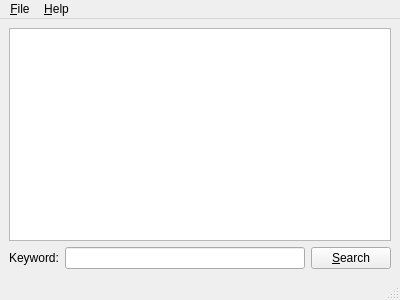
<ui version="4.0" >
 <class>MainWindow</class>
 <widget class="QMainWindow" name="MainWindow" >
  <property name="geometry" >
   <rect>
    <x>0</x>
    <y>0</y>
    <width>400</width>
    <height>300</height>
   </rect>
  </property>
  <property name="windowTitle" >
   <string>Pysozluk-Qt</string>
  </property>
  <property name="windowIcon" >
   <iconset>/usr/share/icons/hicolor/scalable/apps/pysozluk-qt.svg</iconset>
  </property>
  <widget class="QWidget" name="centralwidget" >
   <layout class="QGridLayout" >
    <property name="leftMargin" >
     <number>9</number>
    </property>
    <property name="topMargin" >
     <number>9</number>
    </property>
    <property name="rightMargin" >
     <number>9</number>
    </property>
    <property name="bottomMargin" >
     <number>9</number>
    </property>
    <property name="horizontalSpacing" >
     <number>6</number>
    </property>
    <property name="verticalSpacing" >
     <number>6</number>
    </property>
    <item row="1" column="1" >
     <widget class="QLineEdit" name="lineEdit" />
    </item>
    <item row="1" column="0" >
     <widget class="QLabel" name="label" >
      <property name="text" >
       <string>Keyword:</string>
      </property>
     </widget>
    </item>
    <item row="1" column="2" >
     <widget class="QPushButton" name="pushButton" >
      <property name="text" >
       <string>&amp;Search</string>
      </property>
      <property name="icon" >
       <iconset>data/icons/16x16/find.png</iconset>
      </property>
     </widget>
    </item>
    <item row="0" column="0" colspan="3" >
     <widget class="QTextBrowser" name="textBrowser" >
      <property name="html" >
       <string>&lt;html>&lt;head>&lt;meta name="qrichtext" content="1" />&lt;style type="text/css">
p, li { white-space: pre-wrap; }
&lt;/style>&lt;/head>&lt;body style=" font-family:'Sans Serif'; font-size:9pt; font-weight:400; font-style:normal;">
&lt;p style="-qt-paragraph-type:empty; margin-top:0px; margin-bottom:0px; margin-left:0px; margin-right:0px; -qt-block-indent:0; text-indent:0px;">&lt;/p>&lt;/body>&lt;/html></string>
      </property>
     </widget>
    </item>
   </layout>
  </widget>
  <widget class="QMenuBar" name="menubar" >
   <property name="geometry" >
    <rect>
     <x>0</x>
     <y>0</y>
     <width>400</width>
     <height>29</height>
    </rect>
   </property>
   <widget class="QMenu" name="menuFile" >
    <property name="title" >
     <string>&amp;File</string>
    </property>
    <addaction name="actionConfigure" />
    <addaction name="actionSave" />
    <addaction name="separator" />
    <addaction name="actionQuit" />
   </widget>
   <widget class="QMenu" name="menuHelp" >
    <property name="title" >
     <string>&amp;Help</string>
    </property>
    <addaction name="actionAbout_Pysozluk_Qt" />
    <addaction name="actionAbout_Qt" />
   </widget>
   <addaction name="menuFile" />
   <addaction name="menuHelp" />
  </widget>
  <widget class="QStatusBar" name="statusbar" />
  <action name="actionHelp" >
   <property name="text" >
    <string>&amp;Index</string>
   </property>
   <property name="shortcut" >
    <string>F1</string>
   </property>
  </action>
  <action name="actionAbout_Pysozluk_Qt" >
   <property name="icon" >
    <iconset>data/icons/16x16/pysozluk-qt.png</iconset>
   </property>
   <property name="text" >
    <string>About &amp;Pysozluk-Qt</string>
   </property>
  </action>
  <action name="actionAbout_Qt" >
   <property name="text" >
    <string>About &amp;Qt</string>
   </property>
  </action>
  <action name="actionOffline" >
   <property name="checkable" >
    <bool>true</bool>
   </property>
   <property name="checked" >
    <bool>true</bool>
   </property>
   <property name="text" >
    <string>&amp;Offline</string>
   </property>
   <property name="shortcut" >
    <string>Ctrl+M</string>
   </property>
  </action>
  <action name="actionSave" >
   <property name="icon" >
    <iconset>data/icons/16x16/filesave.png</iconset>
   </property>
   <property name="text" >
    <string>&amp;Save</string>
   </property>
   <property name="shortcut" >
    <string>Ctrl+S</string>
   </property>
  </action>
  <action name="actionQuit" >
   <property name="icon" >
    <iconset>data/icons/16x16/exit.png</iconset>
   </property>
   <property name="text" >
    <string>&amp;Quit</string>
   </property>
   <property name="shortcut" >
    <string>Alt+F4</string>
   </property>
  </action>
  <action name="actionConfigure" >
   <property name="icon" >
    <iconset>data/icons/16x16/configure.png</iconset>
   </property>
   <property name="text" >
    <string>&amp;Configure PySozluk-Qt</string>
   </property>
  </action>
 </widget>
 <tabstops>
  <tabstop>lineEdit</tabstop>
  <tabstop>textBrowser</tabstop>
  <tabstop>pushButton</tabstop>
 </tabstops>
 <resources/>
 <connections/>
</ui>
